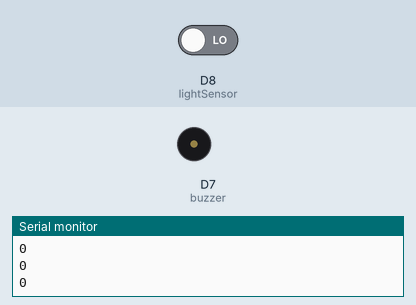
This sketch was run on a simulated ESP8266 (NodeMCU). Shown: buzzer (waves = sounding, pin HIGH), the last lines printed to the serial monitor. The inputs (shaded band) are chosen by the test bench; at power-on: D8 (lightSensor) LOW.

Above: at 2.8 s.
2.9 s: D8 (lightSensor) driven HIGH
At 4.0 s:
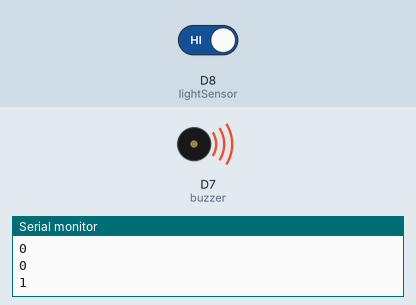
4.5 s: D8 (lightSensor) driven LOW
At 5.6 s:
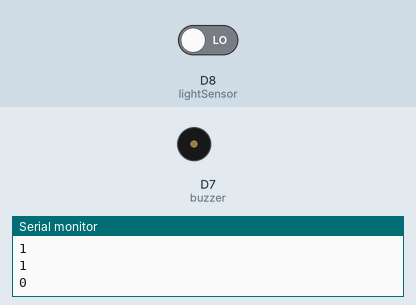
Timing chart, 0 to 7.5 s (numbered marks = the images above; inputs shaded):
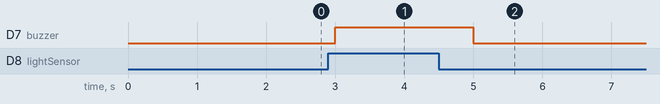

The sketch:

passive_buzzer_LDR.ino
```cpp
int lightSensor = D8;   // Digital output from light sensor
int buzzer = D7;        // Buzzer control pin

void setup() {
  pinMode(lightSensor, INPUT);
  pinMode(buzzer, OUTPUT);
  digitalWrite(buzzer, LOW);   // buzzer off
  Serial.begin(115200);
}

void loop() {
  int sensorValue = digitalRead(lightSensor);

  Serial.println(sensorValue); // 0 = dark, 1 = light

  if (sensorValue == HIGH) {
    // Light detected
    digitalWrite(buzzer, HIGH);
  } else {
    // No light
    digitalWrite(buzzer, LOW);
  }

  delay(1000);
}
```

Measured:
- after the input at 2.9 s, D7 (buzzer): LOW → HIGH after 0.10 s
- after the input at 4.5 s, D7 (buzzer): HIGH → LOW after 0.50 s
